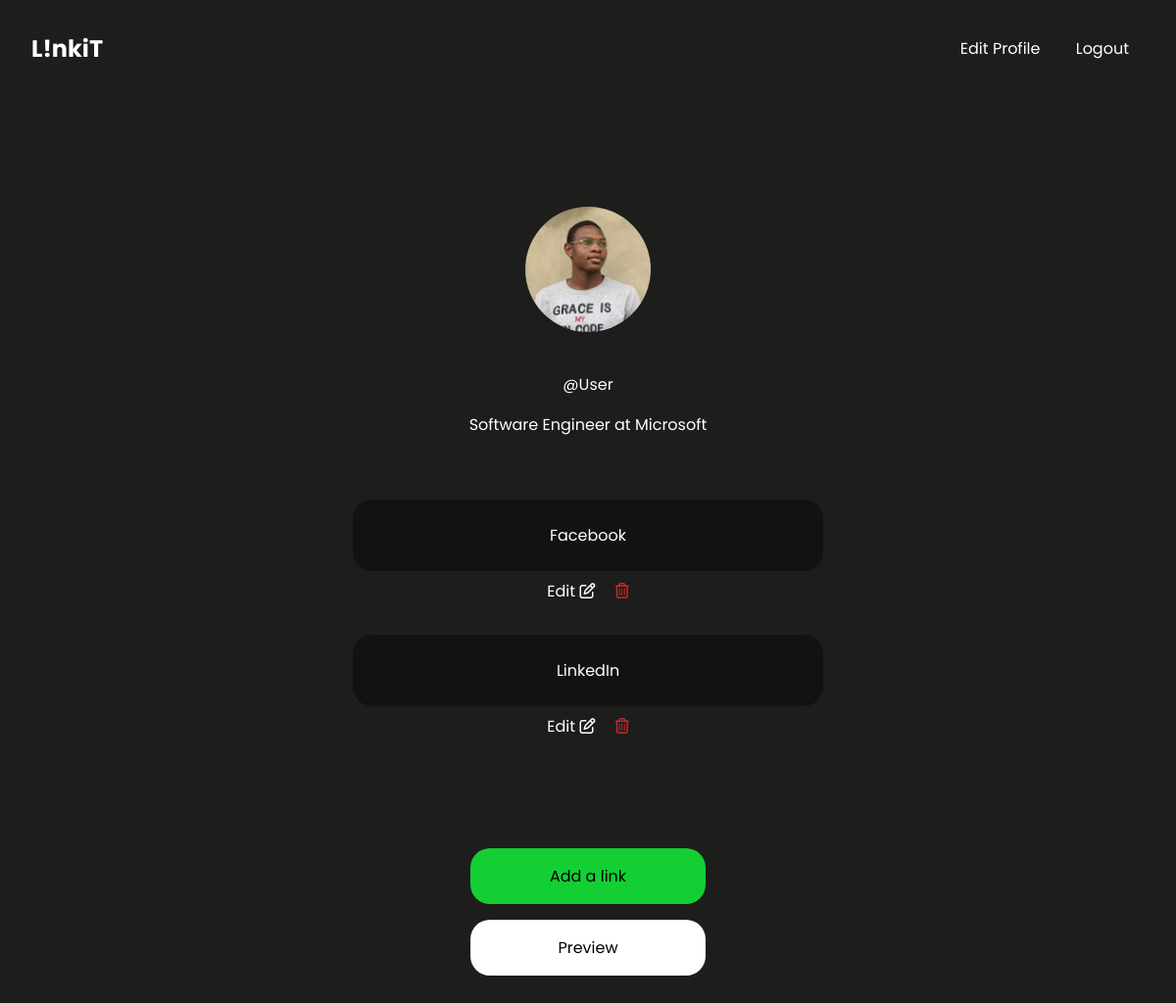
Screenshot of / (signed in) with the database file from the repository.
### lta/models.py (models this page shows, shortened)
class User(AbstractUser):
    name = models.CharField(max_length=200, null=True)
    email = models.EmailField(unique=True, null=True)
    bio = models.TextField(null=True, blank=True)
    profile_image = models.ImageField(
        null=True, blank=True, default="avatar.png", upload_to='images/')
    USERNAME_FIELDS = "email"
    REQUIRED_FIELDS = []

class Home(models.Model):
    name = models.CharField(max_length=15)
    url = models.CharField(max_length=50)

### lta/views.py (the view)
# urls.py: 2. Add a URL to urlpatterns:  path('', views.home, name='home')
@login_required(login_url="loginpage")
def home(request):
    links = Home.objects.all()
    context = {"links": links, }
    return render(request, "lta/home.html", context)

### lta/templates/lta/home.html
{% extends 'lta/main.html' %} {% load static %} {% block content %}
<div class="container">
  <div class="profile-section">
    {% if request.user.profile_image %}
    <img src="{{ request.user.profile_image.url }}" alt="" /><br />
    {% endif %}
    <span class="username">@{{request.user.username}}</span>
    {% if request.user.bio %}
    <span class="bio">{{ request.user.bio }}</span>
    {% endif %}
  </div>
  {% for link in links %}
  <ul class="links">
    <li class="link">
      <a class="link-name" href="{{link.url}}">{{link.name}}</a>
    </li>
    <div class="edit-delete-link-container">
      <a class="edit" href="{% url 'updatelink' link.id %}"
        >Edit <i class="fa fa-pencil-square-o" aria-hidden="true"></i
      ></a>
      <a class="delete" href="{% url 'deletelink' link.id %}"
        ><i class="fa fa-trash-o" aria-hidden="true"></i
      ></a>
    </div>
  </ul>
  {% empty %}
  <ul>
    <li class="link">You have no links, click the link below to add</li>
  </ul>
  {% endfor %}
  <div class="bottom-btns">
    <a href="{% url 'addlink' %}" class="add-a-link">Add a link</a>
    <a href="{% url 'preview' request.user.username %}" class="preview"
      >Preview</a
    >
  </div>
</div>
{% endblock %}

### static/styles/style.css (style rules this page uses)
* { margin: 0; padding: 0; box-sizing: border-box; font-family: "poppins"; color: white; }
body { background: #1d1d1b; }
li { list-style: none; }
a { text-decoration: none; }
.links { margin: 1em; }
.link { padding: 1.5em 1em; text-align: center; border-radius: 20px; width: 30em; transition: 0.5s; background: #131212; }
.edit-delete-link-container { text-align: center; margin-top: 0.5em; }
.edit { margin-right: 1em; }
.delete, .fa-trash-o { color: rgb(194, 43, 43); }
.bottom-btns { margin-top: 5em; position: -webkit-sticky; position: sticky; }
.bottom-btns a { display: block; text-align: center; margin: 1em auto; padding: 1em; border-radius: 20px; color: black; width: 15em; }
.add-a-link { background: #13cf33; }
.preview { background: white; }
.profile-section { margin: 2em 1em; text-align: center; }
.profile-section img { display: block; margin: 1em auto; width: 8em; height: 8em; border-radius: 50%; background-position: center; }
.profile-section .bio { max-width: 30em; display: block; margin: 1em auto; }
.container { display: flex; flex-direction: column; align-items: center; margin: 4em 0; }

### rows the page displays
User: user.profile_image (picture), user.username "User", user.bio "Software Engineer at Microsoft"
Home: name "Facebook"
Home: name "LinkedIn"
